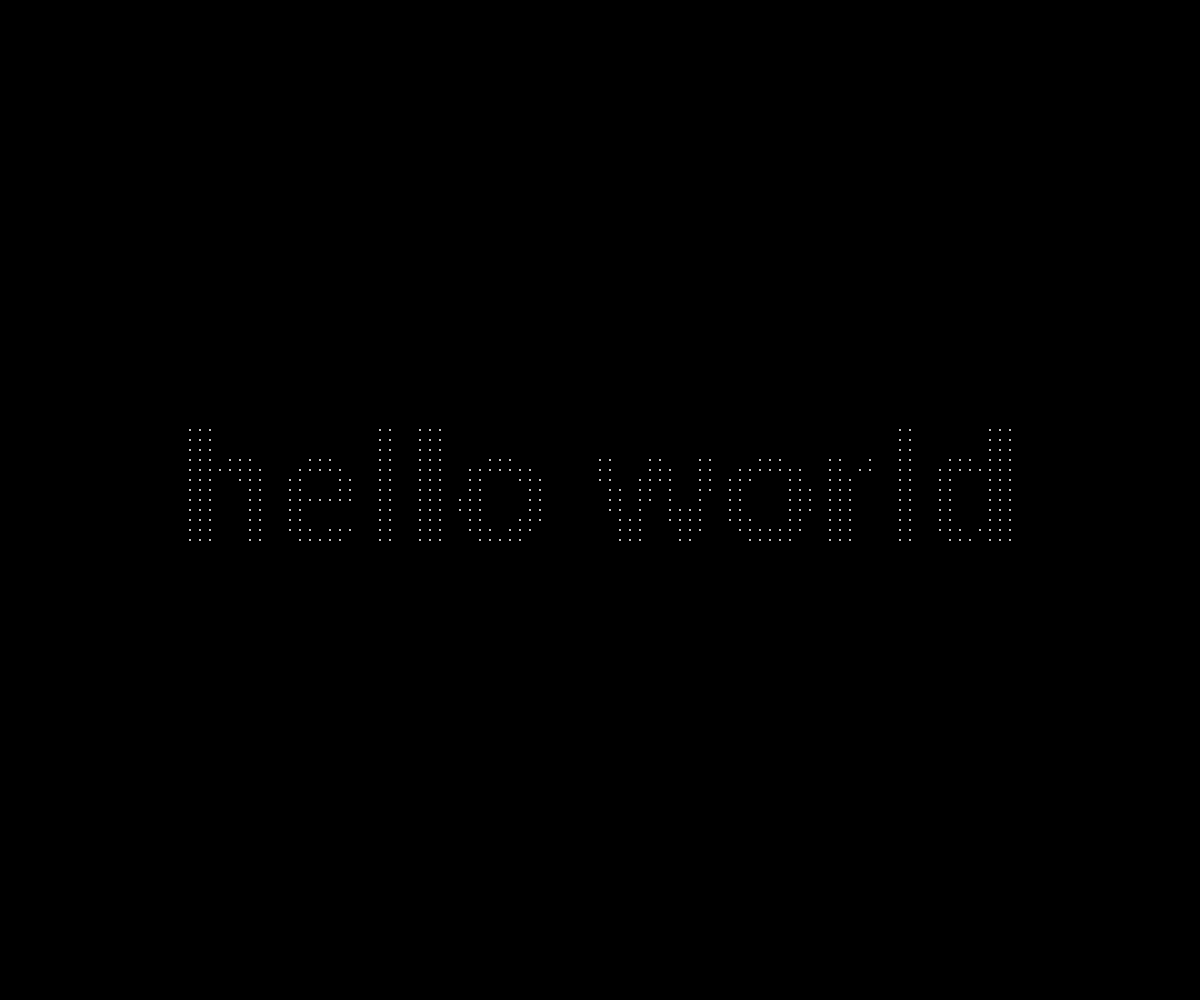
Frame 1 (no input)
Frame 60 (no input): identical to frame 1, image omitted
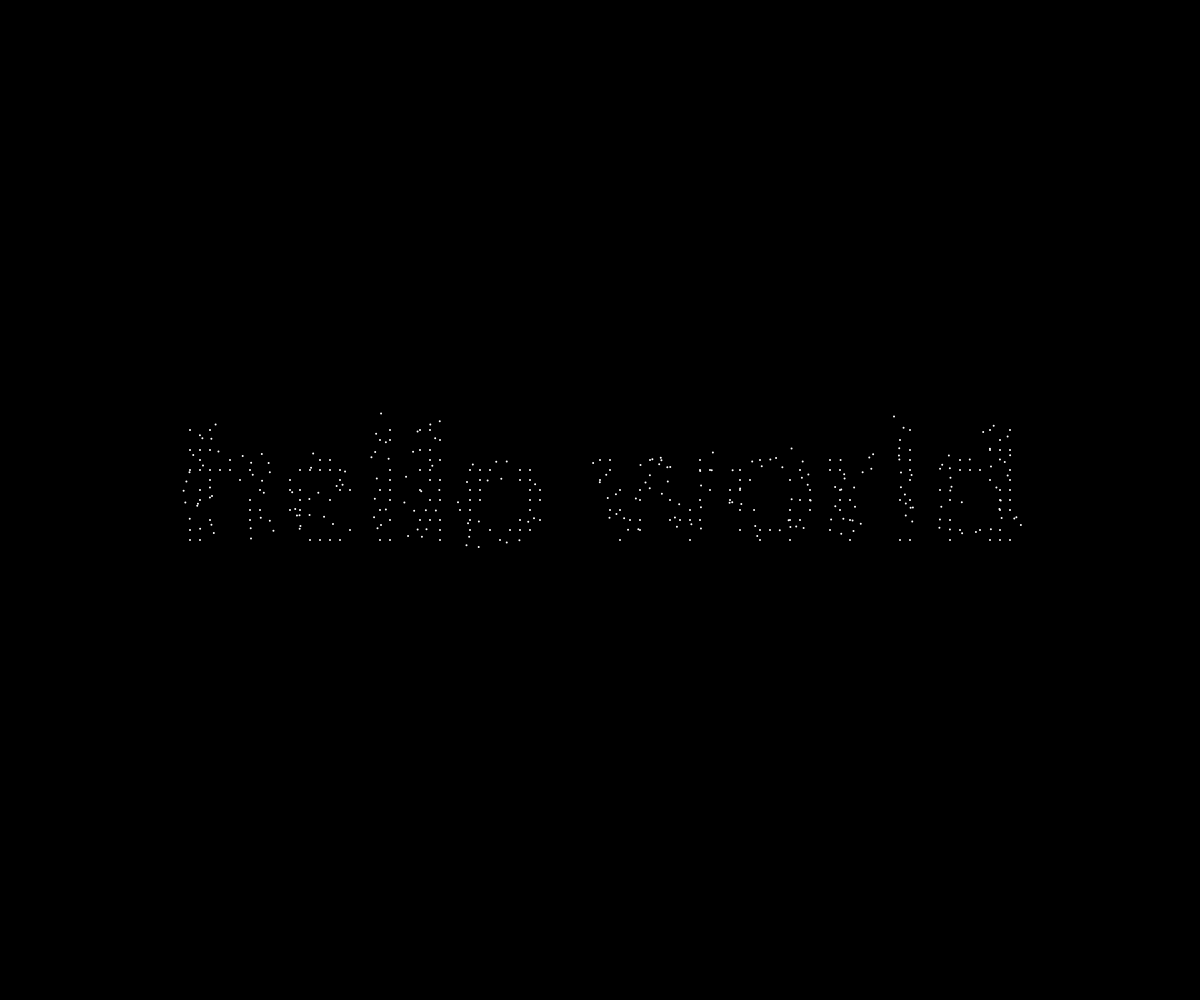
Frame 120 (the mouse pressed at the canvas centre since frame 60)

The p5.js sketch that drew these frames (run headless with seeded random() and noise() and a simulated clock; from frame 60 on, the mouse is pressed at the canvas centre):

// p5.js sketch
// ── sketch.js
// =====================================================
// Text → attractor — v16
// "hello world" is turned into particles. They hold as text,
// drift on Perlin noise, and are slowly taken over by a strange attractor.
// =====================================================

// ----- settings -----
const WORDS = 'hello world';
const TEXT_SIZE = 0.16;       // text height, as a fraction of the screen height
const SPACING = 10;           // gap between particles on the text in pixels (bigger = fewer)
const ATTRACTOR_SCALE = 2.0;  // attractor size: 1 fills the screen, 2 is twice that and runs off the edges
const DOT = 2;                // particle size in pixels

const HOLD = 90;              // frames particles stay as text (1.5 s)
const STAGGER = 60;           // extra random wait for each particle, up to 1 s
const DRIFT_FRAMES = 1200;    // frames to hand over from noise drift to the attractor (20 s)
const DRIFT_SPEED = 0.6;      // how fast particles drift on the noise
const NOISE_SCALE = 0.004;    // size of the noise currents
const GLIDE = 0.12;           // how much of the way to its target a particle moves each frame
const STEP_FRAMES = 12;       // frames between attractor steps

// the four numbers that decide the attractor's shape
const PRESET = { a: -1.4, b: 1.6, c: 1.0, d: 0.7 };

let movers = [];   // all particles
let trace;         // hidden layer where footprints build up the shape
let zoom;          // scales the attractor's small box up to the screen

// =====================================================
// Class: one particle
// =====================================================

class Mover {
  constructor(x, y, delay) {
    // two positions, both starting on the text:
    // drift (moved by Perlin noise) and free (moved by the attractor)
    this.driftX = x;
    this.driftY = y;
    this.freeX = x;
    this.freeY = y;
    this.targetX = x;
    this.targetY = y;
    // where it is drawn: a blend of the two
    this.x = x;
    this.y = y;
    // its position in the attractor's small box
    this.ax = (x - width / 2) / zoom;
    this.ay = (y - height / 2) / zoom;
    this.delay = delay;        // frames to wait as text
    this.age = 0;              // frames since it started moving
    this.handover = 0;         // 0 = drawn at the drift position, 1 = at the attractor position
    this.timer = STEP_FRAMES;  // so the first step happens straight away
  }

  // the rule: the next spot is calculated from the current spot
  step() {
    let p = PRESET;
    let nextX = sin(p.a * this.ay) + p.c * cos(p.a * this.ax);
    let nextY = sin(p.b * this.ax) + p.d * cos(p.b * this.ay);
    this.ax = nextX;
    this.ay = nextY;
    // convert back to pixels: this is the new target
    this.targetX = width / 2 + nextX * zoom;
    this.targetY = height / 2 + nextY * zoom;
    // leave a faint footprint once the attractor has some hold
    if (this.handover > 0.2) trace.point(this.targetX, this.targetY);
  }

  update() {
    // hold: stay as text until the delay runs out
    if (this.delay > 0) {
      this.delay--;
      return;
    }

    // handover rises slowly from 0 to 1, easing in and out
    this.age++;
    let t = min(1, this.age / DRIFT_FRAMES);
    this.handover = t * t * (3 - 2 * t);

    // 1. drift position: Perlin noise gives a direction at each place
    let angle = noise(this.driftX * NOISE_SCALE, this.driftY * NOISE_SCALE, frameCount * 0.005) * TWO_PI * 2;
    this.driftX += cos(angle) * DRIFT_SPEED;
    this.driftY += sin(angle) * DRIFT_SPEED;

    // 2. free position: follows the attractor
    this.timer++;
    if (this.timer >= STEP_FRAMES) {
      this.timer = 0;
      this.step();
    }
    this.freeX = lerp(this.freeX, this.targetX, GLIDE);
    this.freeY = lerp(this.freeY, this.targetY, GLIDE);

    // 3. drawn position: slides from drift to free as handover rises
    this.x = lerp(this.driftX, this.freeX, this.handover);
    this.y = lerp(this.driftY, this.freeY, this.handover);
  }

  show() {
    point(this.x, this.y);
  }
}

// =====================================================
// Setup and draw
// =====================================================

function setup() {
  createCanvas(windowWidth, windowHeight);
  pixelDensity(1);
  start();
}

function start() {
  // the attractor's box is about (1 + c) wide and (1 + d) tall; scale it to the screen
  zoom = min(width / (2 * (1 + abs(PRESET.c))), height / (2 * (1 + abs(PRESET.d)))) * ATTRACTOR_SCALE;

  trace = createGraphics(width, height);
  trace.pixelDensity(1);
  trace.background(0);
  trace.stroke(255, 18);
  trace.strokeWeight(1);

  movers = [];
  makeTextParticles();
}

function draw() {
  image(trace, 0, 0);
  stroke(255);
  strokeWeight(DOT);
  for (let m of movers) {
    m.update();
    m.show();
  }
}

// write the words on a hidden layer, then put a particle wherever the layer is white
function makeTextParticles() {
  let layer = createGraphics(width, height);
  layer.pixelDensity(1);
  layer.background(0);
  layer.fill(255);
  layer.noStroke();
  layer.textSize(height * TEXT_SIZE);
  layer.textStyle(BOLD);
  layer.textAlign(CENTER, CENTER);
  layer.text(WORDS, width / 2, height / 2);

  // check the layer in a grid, every SPACING pixels
  for (let x = 0; x < width; x += SPACING) {
    for (let y = 0; y < height; y += SPACING) {
      let colour = layer.get(x, y);   // [red, green, blue, alpha] at this spot
      if (colour[0] > 128) {          // bright = part of the text
        movers.push(new Mover(x, y, HOLD + floor(random(STAGGER))));
      }
    }
  }
  layer.remove(); // the hidden layer is no longer needed
}

function windowResized() {
  resizeCanvas(windowWidth, windowHeight);
  start();
}
